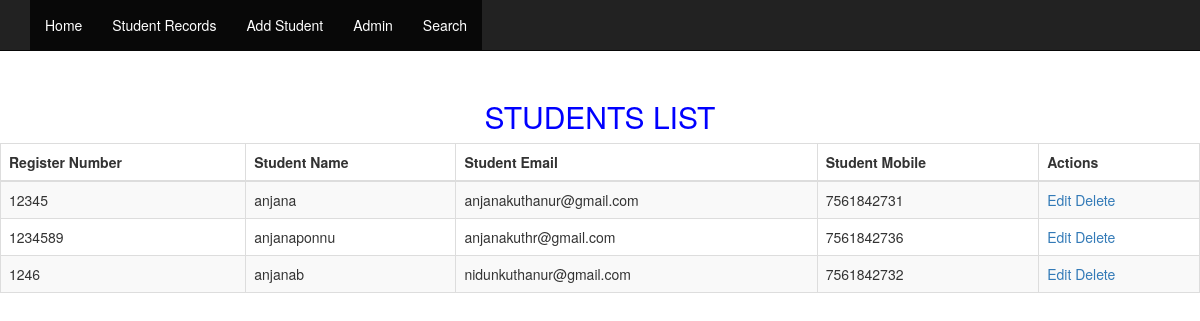
The page /show on the database its author committed.
### studentrecords/models.py (models this page shows)
class Students(models.Model):
    Reg_no = models.CharField(max_length=20,unique = True,primary_key = True,blank = False)
    stud_name = models.CharField(max_length=100,blank = False)
    stud_email = models.EmailField(unique = True,blank = False)
    stud_phone = models.CharField(max_length=15, unique = True,blank = False)

### studentrecords/views.py (the view)
# urls.py: url(r'show',views.show, name = 'show'),
def show(request):
    students = Students.objects.all()
    return render(request,"show.html",{'students':students})

### template/show.html (shortened to what this page needs)
<!DOCTYPE html>
{% extends 'base.html' %}
{% load static %}
{% block body_block%}
  <br><br><br><br>
<h2 align="center" style="color:blue">STUDENTS LIST</h2>
<table class="table table-striped table-bordered table-sm">
    <thead>
    <tr>
        <th>Register Number</th>
        <th>Student Name</th>
        <th>Student Email</th>
        <th>Student Mobile</th>
        <th>Actions</th>
    </tr>
    </thead>
    <tbody>
{% for student in students %}
    <tr>
        <td>{{ student.Reg_no }}</td>
        <td>{{ student.stud_name }}</td>
        <td>{{ student.stud_email }}</td>
        <td>{{ student.stud_phone }}</td>
        <td>
            <a href="/edit/{{ student.Reg_no }}">Edit</a>
            <a onclick="return confirm('Are you sure ?');" href="/delete/{{ student.Reg_no }}">Delete</a>
        </td>
    </tr>
{% endfor %}
    </tbody>
</table>
{% endblock %}

### template/base.html (shortened to what this page needs)
<!DOCTYPE html>
<html lang="en" dir="ltr">
  <head>
    <link rel="stylesheet" href="https://maxcdn.bootstrapcdn.com/bootstrap/3.3.7/css/bootstrap.min.css">
  </head>
  <body>
    <nav class="navbar navbar-inverse navbar-fixed-top">
      <div class="container">
        <ul class="nav navbar-nav">
        <li class="active"><a href="{first_app:base}">Home</a></li>
        <li class="active"><a href="{first_app:show}">Student Records<span class="sr-only">(current)</span></a></li>
        <li class="active"><a href="{first_app:stud}">Add Student</a></li>
        <li class="active"><a href="{% url 'admin:index' %}">Admin</a></li>
        <li class="active"><a href="{first_app:searchpage}">Search</a></li>
        </ul>
   </nav>
   {% block body_block %}{%endblock%}
  </body>
</html>

### rows shown on the page
Students: Reg_no "12345", stud_name "anjana", stud_email "anjanakuthanur@gmail.com", stud_phone "7561842731"
Students: Reg_no "1234589", stud_name "anjanaponnu", stud_email "anjanakuthr@gmail.com", stud_phone "7561842736"
Students: Reg_no "1246", stud_name "anjanab", stud_email "nidunkuthanur@gmail.com", stud_phone "7561842732"
